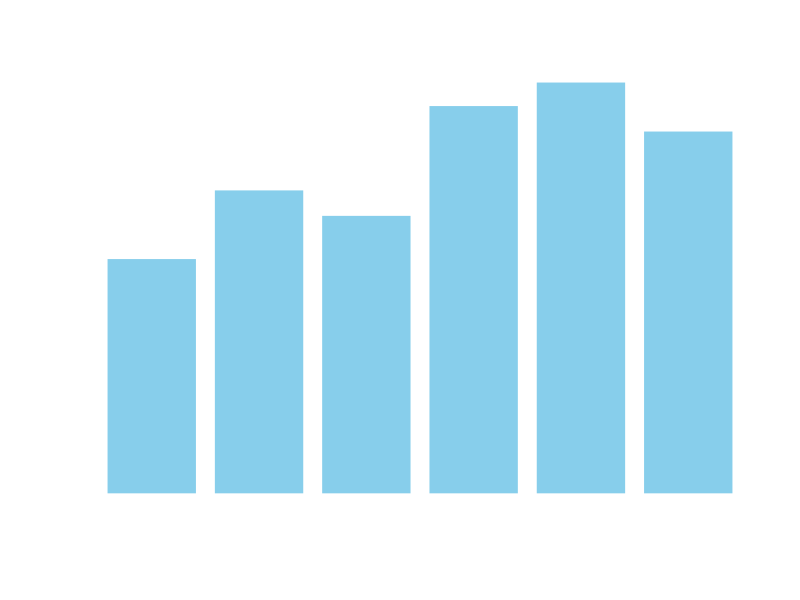

Write R code to recreate this figure.
## ---- chunk 1
# Set global plotting colors for Dark Theme
par(bg = "transparent",   # Keeps the background clean
    fg = "white",         # Changes axis lines and boxes to white
    col.axis = "white",   # Changes axis numbers to white
    col.lab = "white",    # Changes axis titles to white
    col.main = "white",   # Changes main titles to white
    col.sub = "white")    # Changes subtitles to white
## ---- chunk 2
# 1. Create a sample dataset (Simulating monthly data analysis metrics)
months<- c("Jan", "Feb", "Mar", "Apr", "May", "Jun")
conversions<- c(120, 155, 142, 198, 210, 185)
traffic_source<- c("Organic", "Paid", "Organic", "Organic", "Paid", "Direct")

# Combine them into a Data Frame (R's version of a table)
data_project<- data.frame(Month = months, Score = conversions, Source = traffic_source)

# 2. View the data
print("--- Our Dataset ---")
print(data_project)



# 3. Calculate basic summary statistics
print("--- Data Summary ---")
print(summary(data_project$Score)) # Shows Min, Max, Median, and Mean


# Calculate the average (mean) score explicitly
avg_score<- mean(data_project$Score)
print(paste("The average score is:", round(avg_score, 2)))

# 4. Filter the data (Show rows where Score is greater than 150)
print("--- High Performing Months (>150) ---")
high_perf<- subset(data_project, Score > 150)
print(high_perf)

# 5. Create a simple text-based plot right in the terminal panel
print("--- Visualizing Scores ---")
barplot(data_project$Score, 
        names.arg = data_project$Month, 
        col = "skyblue", 
        main = "Monthly Performance",
        col.main = "white",   # Makes the main title white
        col.axis = "white",   # Makes the Y-axis numbers white
        col.lab = "white",    # Makes the axis labels white
        fg = "white")         # Makes the actual axis lines white

## ---- chunk 3
print("This is coding in R programming language.")
## ---- chunk 4
myname<- "Alex"
age<- 25
is_learning<- TRUE

print(myname)
cat("Hello, my name is ",myname, "and I am ",age, "years old.")
## ---- chunk 5
# Using c() for combine.
scores<- c(88,92,79,95,84)

mean_scores<- mean(scores)
max_scores<- max(scores)
num_scores<- length(scores)

cat("Average Score: ",mean_scores)
cat("Highest Score: ",max_scores)
## ---- chunk 6
# Data Frames (Tables of Data)

study_data<- data.frame(
    subject= c('Maths', 'Stats', 'Python', 'R', 'SQL'),
    Hours_Studied= c(12,18,15,8,10),
    Passed= c(TRUE, TRUE, TRUE, TRUE, FALSE)
    )
study_data
print(study_data)
## ---- chunk 7
# Accessing a column using the $ operator.

print(study_data$Hours_Studied)

# Filtering rows where Hours_Studied > 10

hard_subjects<- subset(study_data, Hours_Studied > 10)
print(hard_subjects)
## ---- chunk 8
# Code from Coursera course
# Example of a variable.

first_variable<- "This is my variable."
second_variable<- 12.5
## ---- chunk 9
# Vectors in R.

vec_1<- c(13, 48.5, 71, 101.5, 2)
vec_1
